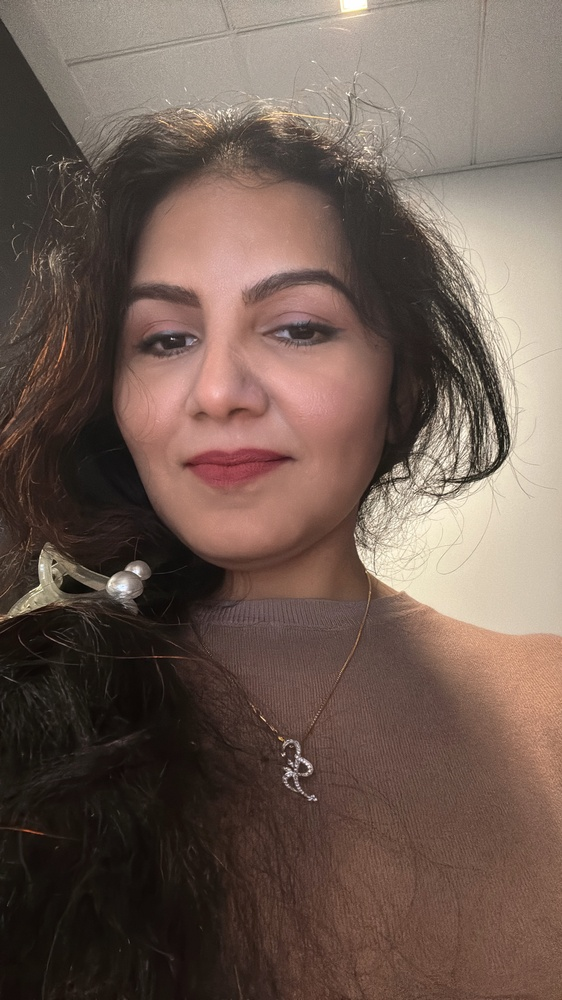
#> input picture CSU/Modules/CT_Asgmts/CSC515/Me.jpeg, 562 x 1000 px, shrunk from 1736 x 3088 before the run, found by its file name
$ python Option1_DrawingFunction_OpenCV.py
#> lines starting #> are read from the running program, lines starting #| are printed output that depends on the picture; after the words box and inside, x2 and y2 are one past the last pixel; in counts of white or black regions, pixels touching at a corner belong together
import cv2

# Load Haar Cascade classifiers for face and eyes
face_cascade = cv2.CascadeClassifier(cv2.data.haarcascades + "haarcascade_frontalface_default.xml")
eye_cascade = cv2.CascadeClassifier(cv2.data.haarcascades + "haarcascade_eye.xml")

# Load the image
image_path = "/Users/tvishwak/Documents/GitHub/module3/CSU/Modules/CT_Asgmts/CSC515/Me.jpeg"
image = cv2.imread(image_path)
#> image is the input picture: shape (1000, 562, 3); mean B, G, R 83.2, 92.7, 111.8

# Ensure the image is loaded
if image is None:
    print("Error: Image not found at the specified path")
    exit()

# Convert to grayscale for better detection accuracy
gray = cv2.cvtColor(image, cv2.COLOR_BGR2GRAY)
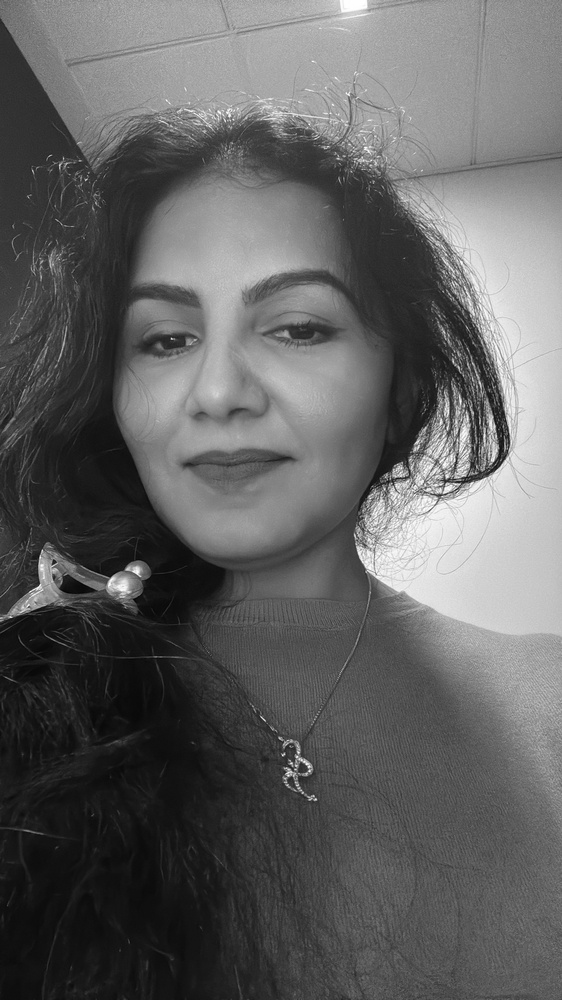
#> gray: shape (1000, 562); min 3, max 255, mean 97.3

# Detect face
faces = face_cascade.detectMultiScale(gray, scaleFactor=1.3, minNeighbors=5, minSize=(30, 30))
#> faces = [[58, 199, 352, 352]]

# If a face is detected, annotate it
for (x, y, w, h) in faces:
    # Draw a green circle around the face
    center = (x + w//2, y + h//2)
    radius = max(w, h) // 2
    cv2.circle(image, center, radius, (0, 255, 0), 2)

    # Detect eyes within the detected face
    roi_gray = gray[y:y+h, x:x+w]
    roi_color = image[y:y+h, x:x+w]
    eyes = eye_cascade.detectMultiScale(roi_gray)

    # Draw red bounding boxes around eyes
    for (ex, ey, ew, eh) in eyes:
        cv2.rectangle(roi_color, (ex, ey), (ex + ew, ey + eh), (0, 0, 255), 2)
#> this loop made 1 pass
#> (x, y, w, h, center, radius) on pass 1: (58, 199, 352, 352, (234, 375), 176)
#> pass 1, `roi_gray = gray[y:y+h, x:x+w]`:
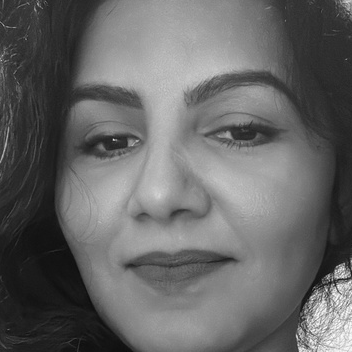
#> roi_gray: shape (352, 352); min 10, max 253, mean 102
#> pass 1, `roi_color = image[y:y+h, x:x+w]`:
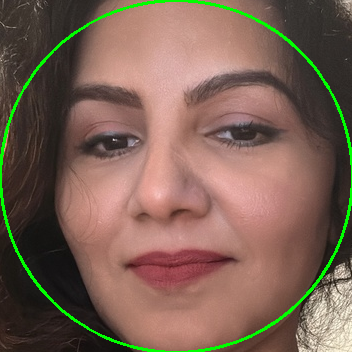
#> roi_color: shape (352, 352, 3); mean B, G, R 83.9, 98.3, 123.3
#> after the loop:
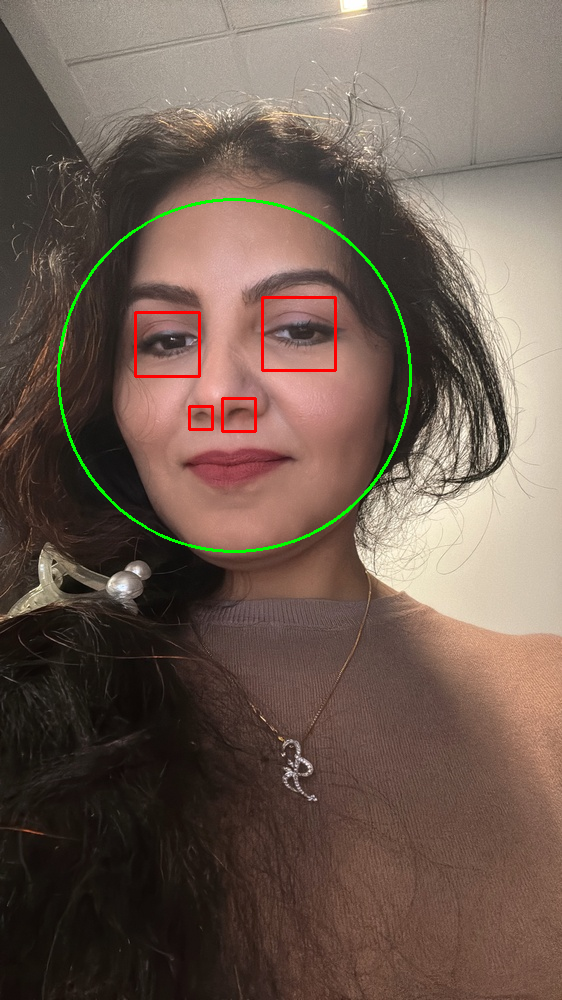
#> image: shape (1000, 562, 3); 1% of pixels changed, all inside (x1, y1, x2, y2) = (57, 198, 412, 553)
#> after the loop:
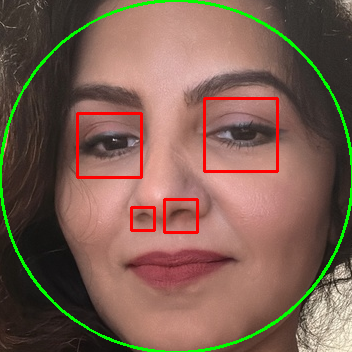
#> roi_color: shape (352, 352, 3); 1.86% of pixels changed, all inside (x1, y1, x2, y2) = (76, 97, 279, 234)

# Add text to the image
cv2.putText(image, "This is me", (50, 50), cv2.FONT_HERSHEY_SIMPLEX, 1, (255, 255, 255), 2)
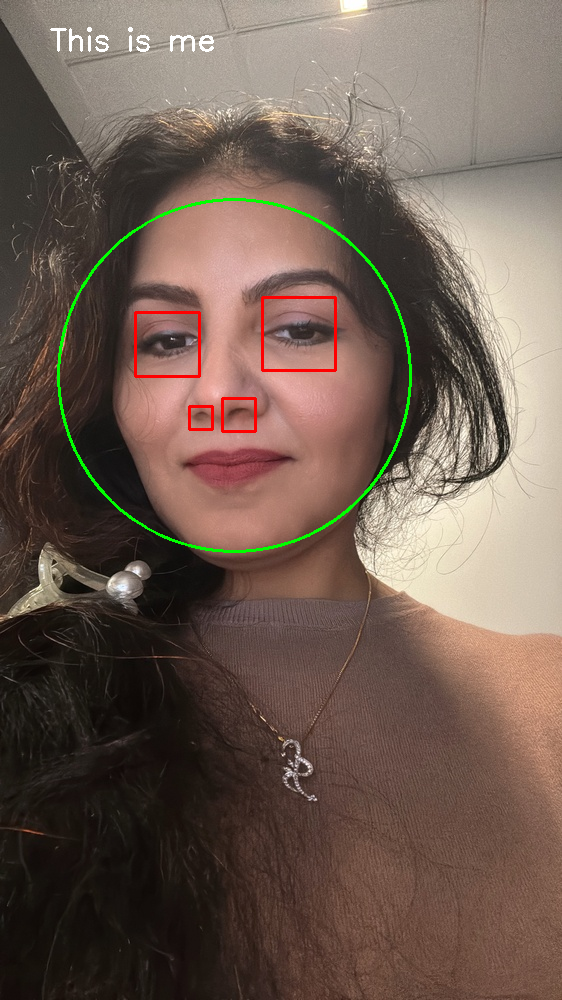
#> image: shape (1000, 562, 3); 0.17% of pixels changed, all inside (x1, y1, x2, y2) = (50, 27, 214, 52)

# Display the annotated image
cv2.imshow("Annotated Image", image)
cv2.waitKey(0)
cv2.destroyAllWindows()

# Save the annotated image
output_path = "/Users/tvishwak/Documents/GitHub/module3/CSU/Modules/CT_Asgmts/CSC515/Annotated_Me.jpeg"
cv2.imwrite(output_path, image)
